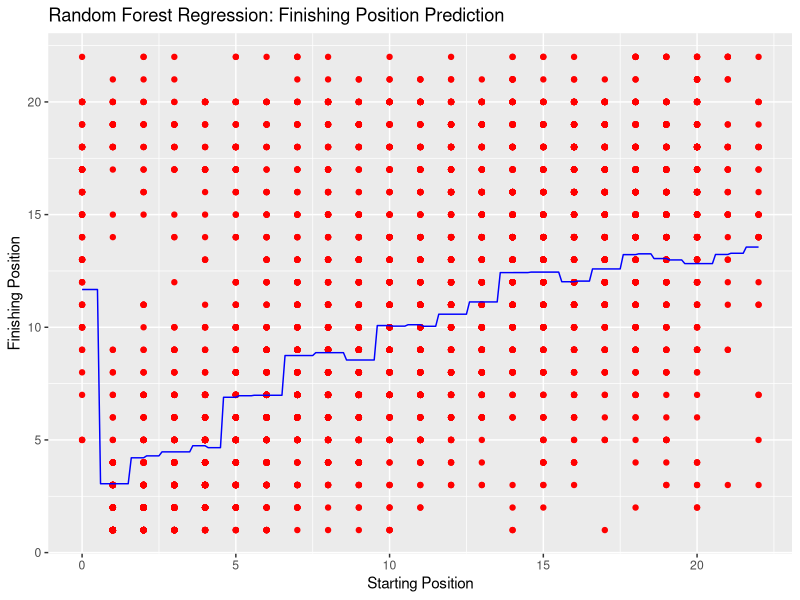

Here is the R script that generated this plot:
# ----------------------------
# Random Forest Regression Model to Predict Finishing Position
# ----------------------------
# Problem Statement:
#   Our objective is to predict the finishing position of a driver in a race based on predictors
#   such as starting_position, qualifying_mean, driver_age, laps, year, and round.
#
#   The Random Forest Regression model will capture the non-linear dependencies and interactions among these features,
#   helping us understand and predict outcomes in race events.
#
# ----------------------------

# Load necessary libraries
library(randomForest)
library(ggplot2)

# Import the dataset
# Replace 'racing_data.csv' with the actual path to your dataset file.
dataset <- read.csv("data/data.csv")

# Optional: Examine the structure of the dataset
str(dataset)

# Preprocessing:
# Convert categorical variables (if needed) to factors.
# For instance, if 'circuit_name' is to be used in modeling uncomment the next line.
# dataset$circuit_name <- as.factor(dataset$circuit_name)

# Select the relevant columns for the analysis.
# Here we assume finishing_position is our target variable and we use:
# starting_position, qualifying_mean, driver_age, laps, year, and round as predictors.
selectedData <- dataset[, c("starting_position", "qualifying_mean", "driver_age", "laps", "year", "round", "finishing_position")]

# Fit the Random Forest Regression Model using 100 trees.
set.seed(123) # for reproducibility
regressor <- randomForest(
    formula = finishing_position ~ .,
    data = selectedData,
    ntree = 100
)
# Print model summary and error estimates.
print(regressor)

# Making a single prediction:
# Define a new data point. Adjust these values based on realistic inputs.
new_data <- data.frame(
    starting_position = 10,
    qualifying_mean = 85.5,
    driver_age = 34,
    laps = 50,
    year = 2018,
    round = 3
)
predicted_position <- predict(regressor, newdata = new_data)
print(paste("Predicted finishing position:", predicted_position))

# ----------------------------
# Visualization:
# ----------------------------
# Since our input space is multidimensional, we visualize the effect of starting_position on the predicted finishing position.
# For visualization, we hold the other predictors at their mean values.
x_grid <- seq(min(selectedData$starting_position),
    max(selectedData$starting_position),
    by = 0.1
)
mean_qualifying <- mean(selectedData$qualifying_mean, na.rm = TRUE)
mean_age <- mean(selectedData$driver_age, na.rm = TRUE)
mean_laps <- mean(selectedData$laps, na.rm = TRUE)
mean_year <- round(mean(selectedData$year, na.rm = TRUE))
mean_round <- round(mean(selectedData$round, na.rm = TRUE))

# Predict finishing positions across the grid of starting positions.
predicted_finishing <- sapply(x_grid, function(x) {
    predict(regressor,
        newdata = data.frame(
            starting_position = x,
            qualifying_mean = mean_qualifying,
            driver_age = mean_age,
            laps = mean_laps,
            year = mean_year,
            round = mean_round
        )
    )
})
df_plot <- data.frame(
    starting_position = x_grid,
    predicted_finishing = predicted_finishing
)

# Plot the actual data points and the model's predictions.
ggplot() +
    geom_point(aes(x = selectedData$starting_position, y = selectedData$finishing_position),
        colour = "red"
    ) +
    geom_line(aes(x = df_plot$starting_position, y = df_plot$predicted_finishing),
        colour = "blue"
    ) +
    ggtitle("Random Forest Regression: Finishing Position Prediction") +
    xlab("Starting Position") +
    ylab("Finishing Position")
